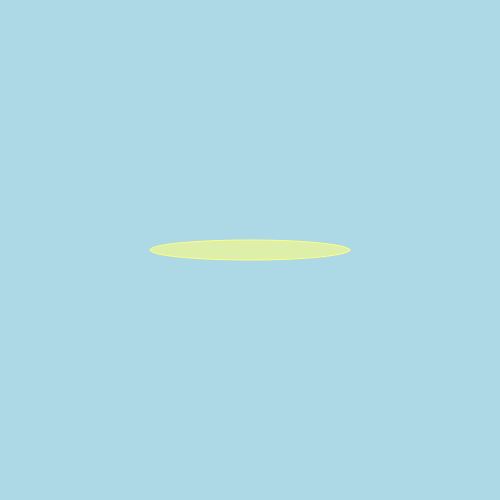
Frame 1 (no input)
Frame 60 (no input): identical to frame 1, image omitted
Frame 120 (the mouse pressed at the canvas centre since frame 60): identical to frame 1, image omitted

The p5.js sketch that drew this single still picture (run headless with seeded random() and noise() and a simulated clock; from frame 60 on, the mouse is pressed at the canvas centre):

// p5.js sketch
// ── sketch.js
//The setup function only happens once
function setup() {
	createCanvas(500, 500); //create a 500px X 500px canvas
}

//The draw function happens over and over again
function draw() {
  background(173,216,230); //an RGB color for the canvas' background
  //circle
  stroke(255,255,127) // an RGB color for the circle's border
  fill(255,255,127,150); // an RGB color for the inside of the circle (the last number refers to transparency (min. 0, max. 255))
  ellipse(width/2,height/2,200,20); // center of canvas, 20px dia
}
